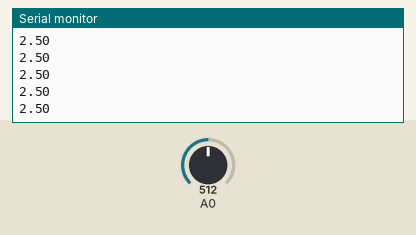
Simulated run of this sketch. Board: Arduino Uno, built with avr-gcc and run on an emulated ATmega328P. Parts: the last lines printed to the serial monitor. The test bench sets the inputs (shaded band); at power-on: A0 = 512.

Above: at 1.2 s.
1.3 s: A0 set to 716
At 2.1 s:
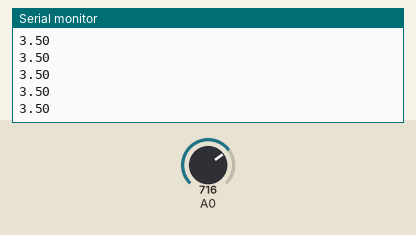
2.8 s: A0 set to 900
At 3.8 s:
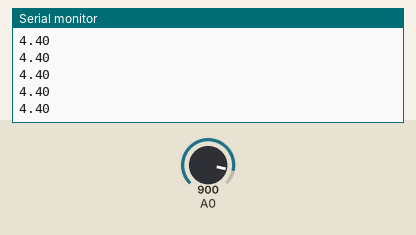
Timing chart, 0 to 5.8 s (numbered marks = the images above; inputs shaded):
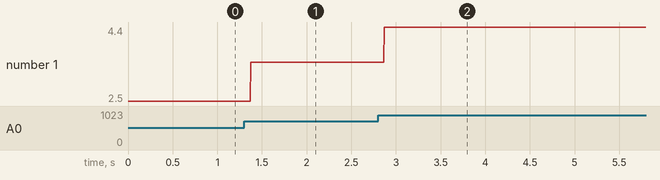

The sketch:

Flex_Sensor.ino
```cpp
void setup()
{
  Serial.begin(9600);
}


void loop()
{
  int i = analogRead(A0);

  float v = i * (5.0/1023.0);
  Serial.println(v);
}
```

Measured:
- after the input at 1.3 s, the serial monitor: prints a new line after 0.07 s (image 1)
- after the input at 2.8 s, the serial monitor: prints a new line after 0.07 s (image 2)
- plotted number 1: 2.5 → 3.5 after the input at 1.3 s, 3.5 → 4.4 after the input at 2.8 s
